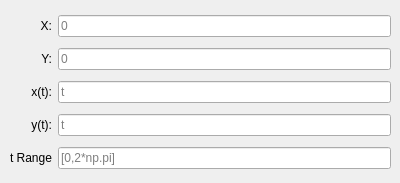
   <widget class="QWidget" name="ParametricFunction">
    <widget class="QWidget" name="gridLayoutWidget_27">
     <property name="geometry">
      <rect>
       <x>10</x>
       <y>10</y>
       <width>381</width>
       <height>164</height>
      </rect>
     </property>
     <layout class="QGridLayout" name="gridParametricFunction">
      <item row="1" column="2">
       <widget class="QLineEdit" name="ParametricFunction_y">
        <property name="toolTip">
         <string/>
        </property>
        <property name="statusTip">
         <string/>
        </property>
        <property name="whatsThis">
         <string/>
        </property>
        <property name="accessibleName">
         <string/>
        </property>
        <property name="alignment">
         <set>Qt::AlignLeading|Qt::AlignLeft|Qt::AlignVCenter</set>
        </property>
        <property name="readOnly">
         <bool>false</bool>
        </property>
        <property name="placeholderText">
         <string>0</string>
        </property>
       </widget>
      </item>
      <item row="3" column="1">
       <widget class="QLabel" name="label_79">
        <property name="text">
         <string>y(t):</string>
        </property>
        <property name="alignment">
         <set>Qt::AlignRight|Qt::AlignTrailing|Qt::AlignVCenter</set>
        </property>
       </widget>
      </item>
      <item row="3" column="2">
       <widget class="QLineEdit" name="ParametricFunction_yt">
        <property name="toolTip">
         <string/>
        </property>
        <property name="statusTip">
         <string/>
        </property>
        <property name="whatsThis">
         <string/>
        </property>
        <property name="accessibleName">
         <string/>
        </property>
        <property name="alignment">
         <set>Qt::AlignLeading|Qt::AlignLeft|Qt::AlignVCenter</set>
        </property>
        <property name="readOnly">
         <bool>false</bool>
        </property>
        <property name="placeholderText">
         <string>t</string>
        </property>
       </widget>
      </item>
      <item row="1" column="1">
       <widget class="QLabel" name="label_72">
        <property name="text">
         <string>Y:</string>
        </property>
        <property name="alignment">
         <set>Qt::AlignRight|Qt::AlignTrailing|Qt::AlignVCenter</set>
        </property>
       </widget>
      </item>
      <item row="2" column="1">
       <widget class="QLabel" name="label_73">
        <property name="text">
         <string>x(t):</string>
        </property>
        <property name="alignment">
         <set>Qt::AlignRight|Qt::AlignTrailing|Qt::AlignVCenter</set>
        </property>
       </widget>
      </item>
      <item row="2" column="2">
       <widget class="QLineEdit" name="ParametricFunction_xt">
        <property name="toolTip">
         <string/>
        </property>
        <property name="statusTip">
         <string/>
        </property>
        <property name="whatsThis">
         <string/>
        </property>
        <property name="accessibleName">
         <string/>
        </property>
        <property name="alignment">
         <set>Qt::AlignLeading|Qt::AlignLeft|Qt::AlignVCenter</set>
        </property>
        <property name="readOnly">
         <bool>false</bool>
        </property>
        <property name="placeholderText">
         <string>t</string>
        </property>
       </widget>
      </item>
      <item row="4" column="1">
       <widget class="QLabel" name="label_80">
        <property name="text">
         <string>t Range</string>
        </property>
        <property name="alignment">
         <set>Qt::AlignRight|Qt::AlignTrailing|Qt::AlignVCenter</set>
        </property>
       </widget>
      </item>
      <item row="0" column="1">
       <widget class="QLabel" name="label_71">
        <property name="text">
         <string>X:</string>
        </property>
        <property name="alignment">
         <set>Qt::AlignRight|Qt::AlignTrailing|Qt::AlignVCenter</set>
        </property>
       </widget>
      </item>
      <item row="0" column="2">
       <widget class="QLineEdit" name="ParametricFunction_x">
        <property name="toolTip">
         <string/>
        </property>
        <property name="statusTip">
         <string/>
        </property>
        <property name="whatsThis">
         <string/>
        </property>
        <property name="accessibleName">
         <string/>
        </property>
        <property name="alignment">
         <set>Qt::AlignLeading|Qt::AlignLeft|Qt::AlignVCenter</set>
        </property>
        <property name="readOnly">
         <bool>false</bool>
        </property>
        <property name="placeholderText">
         <string>0</string>
        </property>
       </widget>
      </item>
      <item row="4" column="2">
       <widget class="QLineEdit" name="ParametricFunction_t_range">
        <property name="toolTip">
         <string/>
        </property>
        <property name="statusTip">
         <string/>
        </property>
        <property name="whatsThis">
         <string/>
        </property>
        <property name="accessibleName">
         <string/>
        </property>
        <property name="alignment">
         <set>Qt::AlignLeading|Qt::AlignLeft|Qt::AlignVCenter</set>
        </property>
        <property name="readOnly">
         <bool>false</bool>
        </property>
        <property name="placeholderText">
         <string>[0,2*np.pi]</string>
        </property>
       </widget>
      </item>
     </layout>
    </widget>
   </widget>
